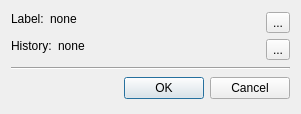
<?xml version="1.0" encoding="UTF-8"?>
<ui version="4.0">
 <class>dataset_dialog</class>
 <widget class="QDialog" name="dataset_dialog">
  <property name="geometry">
   <rect>
    <x>0</x>
    <y>0</y>
    <width>301</width>
    <height>114</height>
   </rect>
  </property>
  <property name="sizePolicy">
   <sizepolicy hsizetype="Preferred" vsizetype="Preferred">
    <horstretch>0</horstretch>
    <verstretch>0</verstretch>
   </sizepolicy>
  </property>
  <property name="maximumSize">
   <size>
    <width>16777215</width>
    <height>114</height>
   </size>
  </property>
  <property name="focusPolicy">
   <enum>Qt::StrongFocus</enum>
  </property>
  <property name="windowTitle">
   <string>Annotation selection</string>
  </property>
  <layout class="QVBoxLayout" name="verticalLayout">
   <item>
    <layout class="QGridLayout" name="gridLayout">
     <property name="sizeConstraint">
      <enum>QLayout::SetDefaultConstraint</enum>
     </property>
     <item row="0" column="3">
      <widget class="QToolButton" name="toolButton_selectLabel">
       <property name="text">
        <string>...</string>
       </property>
      </widget>
     </item>
     <item row="0" column="2">
      <layout class="QFormLayout" name="formLayout">
       <item row="0" column="0">
        <widget class="QLabel" name="label_label_title">
         <property name="text">
          <string>Label:</string>
         </property>
        </widget>
       </item>
       <item row="0" column="1">
        <widget class="QLabel" name="label_label_name">
         <property name="sizePolicy">
          <sizepolicy hsizetype="Preferred" vsizetype="Preferred">
           <horstretch>0</horstretch>
           <verstretch>0</verstretch>
          </sizepolicy>
         </property>
         <property name="text">
          <string>none</string>
         </property>
        </widget>
       </item>
      </layout>
     </item>
     <item row="1" column="3">
      <widget class="QToolButton" name="toolButton_selectHistory">
       <property name="text">
        <string>...</string>
       </property>
      </widget>
     </item>
     <item row="1" column="2">
      <layout class="QFormLayout" name="formLayout_2">
       <item row="0" column="0">
        <widget class="QLabel" name="label_history_title">
         <property name="text">
          <string>History:</string>
         </property>
        </widget>
       </item>
       <item row="0" column="1">
        <widget class="QLabel" name="label_history_name">
         <property name="text">
          <string>none</string>
         </property>
        </widget>
       </item>
      </layout>
     </item>
    </layout>
   </item>
   <item>
    <widget class="Line" name="line">
     <property name="sizePolicy">
      <sizepolicy hsizetype="Minimum" vsizetype="Fixed">
       <horstretch>0</horstretch>
       <verstretch>0</verstretch>
      </sizepolicy>
     </property>
     <property name="orientation">
      <enum>Qt::Horizontal</enum>
     </property>
    </widget>
   </item>
   <item>
    <widget class="QDialogButtonBox" name="buttonBox">
     <property name="sizePolicy">
      <sizepolicy hsizetype="Preferred" vsizetype="Maximum">
       <horstretch>0</horstretch>
       <verstretch>0</verstretch>
      </sizepolicy>
     </property>
     <property name="orientation">
      <enum>Qt::Horizontal</enum>
     </property>
     <property name="standardButtons">
      <set>QDialogButtonBox::Cancel|QDialogButtonBox::Ok</set>
     </property>
    </widget>
   </item>
  </layout>
  <zorder>buttonBox</zorder>
  <zorder>line</zorder>
  <zorder></zorder>
 </widget>
 <resources/>
 <connections>
  <connection>
   <sender>buttonBox</sender>
   <signal>accepted()</signal>
   <receiver>dataset_dialog</receiver>
   <slot>accept()</slot>
   <hints>
    <hint type="sourcelabel">
     <x>227</x>
     <y>280</y>
    </hint>
    <hint type="destinationlabel">
     <x>157</x>
     <y>274</y>
    </hint>
   </hints>
  </connection>
  <connection>
   <sender>buttonBox</sender>
   <signal>rejected()</signal>
   <receiver>dataset_dialog</receiver>
   <slot>reject()</slot>
   <hints>
    <hint type="sourcelabel">
     <x>295</x>
     <y>286</y>
    </hint>
    <hint type="destinationlabel">
     <x>286</x>
     <y>274</y>
    </hint>
   </hints>
  </connection>
 </connections>
</ui>
